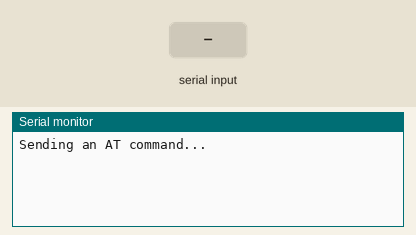
Simulated run of this sketch. Board: Arduino Uno, built with avr-gcc and run on an emulated ATmega328P. Parts: the last lines printed to the serial monitor. Inputs (shaded band) come from the test bench.

Above: at 2.2 s.
2.3 s: "1\n" received over the second serial link
At 3.9 s:
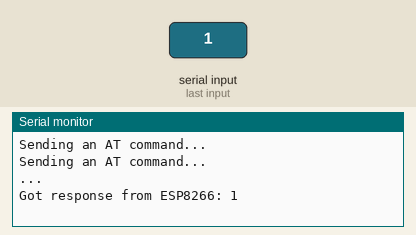
4.5 s: "0\n" received over the second serial link
At 5.8 s:
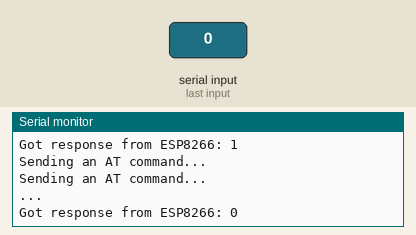
6.0 s: "2\n" received over the second serial link
At 7.0 s:
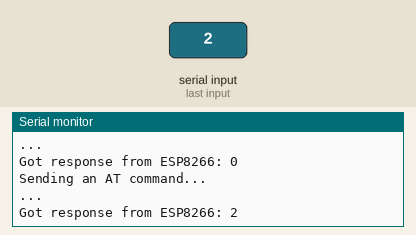

The sketch:

gettingresponse.ino
```cpp
#include <SoftwareSerial.h>
const byte rxPin = 2;
const byte txPin = 3;

SoftwareSerial ESP8266 (rxPin, txPin);

void setup()
{
  Serial.begin(9600);
  ESP8266.begin(9600);
  delay(1000);
}

void loop()
{
  delay(1000);
  Serial.println("Sending an AT command...");
  ESP8266.print("AT/r/n");
  delay(30);
  while (ESP8266.available())
  {
     Serial.println("...");
     String inData = ESP8266.readStringUntil('\n');
     Serial.println("Got response from ESP8266: " + inData);
  }
}
```

Measured:
- after the input at 2.3 s, the serial monitor: prints a new line after 0.77 s (image 1)
- after the input at 4.5 s, the serial monitor: prints a new line after 0.65 s (image 2)
- after the input at 6.0 s, the serial monitor: prints a new line after 0.19 s (image 3)
